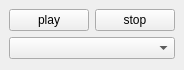
<?xml version="1.0" encoding="UTF-8"?>
<ui version="4.0">
 <class>Pleer</class>
 <widget class="QMainWindow" name="Pleer">
  <property name="geometry">
   <rect>
    <x>0</x>
    <y>0</y>
    <width>184</width>
    <height>70</height>
   </rect>
  </property>
  <property name="maximumSize">
   <size>
    <width>184</width>
    <height>70</height>
   </size>
  </property>
  <property name="windowTitle">
   <string>Pleer</string>
  </property>
  <widget class="QWidget" name="centralwidget">
   <layout class="QGridLayout" name="gridLayout">
    <item row="0" column="0">
     <widget class="QPushButton" name="play">
      <property name="text">
       <string>play</string>
      </property>
     </widget>
    </item>
    <item row="0" column="1">
     <widget class="QPushButton" name="stop">
      <property name="text">
       <string>stop</string>
      </property>
     </widget>
    </item>
    <item row="1" column="0" colspan="2">
     <widget class="QComboBox" name="list"/>
    </item>
   </layout>
  </widget>
 </widget>
 <resources/>
 <connections/>
</ui>
